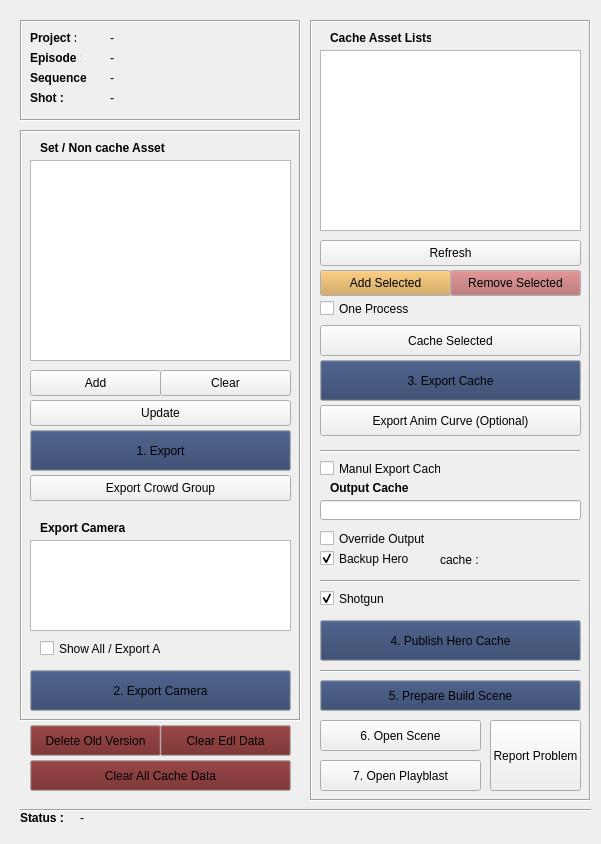
<?xml version="1.0" encoding="UTF-8"?>
<ui version="4.0">
 <class>ExportCacheWindow</class>
 <widget class="QMainWindow" name="ExportCacheWindow">
  <property name="geometry">
   <rect>
    <x>0</x>
    <y>0</y>
    <width>601</width>
    <height>844</height>
   </rect>
  </property>
  <property name="windowTitle">
   <string>PT Export Cache Tool v.1.2</string>
  </property>
  <widget class="QWidget" name="centralwidget">
   <widget class="QFrame" name="frame">
    <property name="geometry">
     <rect>
      <x>20</x>
      <y>20</y>
      <width>281</width>
      <height>101</height>
     </rect>
    </property>
    <property name="frameShape">
     <enum>QFrame::Box</enum>
    </property>
    <property name="frameShadow">
     <enum>QFrame::Sunken</enum>
    </property>
    <widget class="QLabel" name="label">
     <property name="geometry">
      <rect>
       <x>10</x>
       <y>10</y>
       <width>46</width>
       <height>16</height>
      </rect>
     </property>
     <property name="font">
      <font>
       <weight>75</weight>
       <bold>true</bold>
      </font>
     </property>
     <property name="text">
      <string>Project : </string>
     </property>
    </widget>
    <widget class="QLabel" name="label_4">
     <property name="geometry">
      <rect>
       <x>10</x>
       <y>30</y>
       <width>51</width>
       <height>16</height>
      </rect>
     </property>
     <property name="font">
      <font>
       <weight>75</weight>
       <bold>true</bold>
      </font>
     </property>
     <property name="text">
      <string>Episode : </string>
     </property>
    </widget>
    <widget class="QLabel" name="label_5">
     <property name="geometry">
      <rect>
       <x>10</x>
       <y>50</y>
       <width>61</width>
       <height>16</height>
      </rect>
     </property>
     <property name="font">
      <font>
       <weight>75</weight>
       <bold>true</bold>
      </font>
     </property>
     <property name="text">
      <string>Sequence : </string>
     </property>
    </widget>
    <widget class="QLabel" name="project_label">
     <property name="geometry">
      <rect>
       <x>90</x>
       <y>10</y>
       <width>171</width>
       <height>16</height>
      </rect>
     </property>
     <property name="text">
      <string>-</string>
     </property>
    </widget>
    <widget class="QLabel" name="label_7">
     <property name="geometry">
      <rect>
       <x>10</x>
       <y>70</y>
       <width>46</width>
       <height>16</height>
      </rect>
     </property>
     <property name="font">
      <font>
       <weight>75</weight>
       <bold>true</bold>
      </font>
     </property>
     <property name="text">
      <string>Shot : </string>
     </property>
    </widget>
    <widget class="QLabel" name="episode_label">
     <property name="geometry">
      <rect>
       <x>90</x>
       <y>30</y>
       <width>171</width>
       <height>16</height>
      </rect>
     </property>
     <property name="text">
      <string>-</string>
     </property>
    </widget>
    <widget class="QLabel" name="sequence_label">
     <property name="geometry">
      <rect>
       <x>90</x>
       <y>50</y>
       <width>141</width>
       <height>16</height>
      </rect>
     </property>
     <property name="text">
      <string>-</string>
     </property>
    </widget>
    <widget class="QLabel" name="shot_label">
     <property name="geometry">
      <rect>
       <x>90</x>
       <y>70</y>
       <width>151</width>
       <height>16</height>
      </rect>
     </property>
     <property name="text">
      <string>-</string>
     </property>
    </widget>
   </widget>
   <widget class="QFrame" name="frame_2">
    <property name="geometry">
     <rect>
      <x>310</x>
      <y>20</y>
      <width>281</width>
      <height>781</height>
     </rect>
    </property>
    <property name="frameShape">
     <enum>QFrame::Box</enum>
    </property>
    <property name="frameShadow">
     <enum>QFrame::Sunken</enum>
    </property>
    <widget class="QLabel" name="label_3">
     <property name="geometry">
      <rect>
       <x>20</x>
       <y>10</y>
       <width>101</width>
       <height>16</height>
      </rect>
     </property>
     <property name="font">
      <font>
       <weight>75</weight>
       <bold>true</bold>
      </font>
     </property>
     <property name="text">
      <string>Cache Asset Lists</string>
     </property>
    </widget>
    <widget class="QListWidget" name="asset_listWidget">
     <property name="geometry">
      <rect>
       <x>10</x>
       <y>30</y>
       <width>261</width>
       <height>181</height>
      </rect>
     </property>
     <property name="selectionMode">
      <enum>QAbstractItemView::ExtendedSelection</enum>
     </property>
    </widget>
    <widget class="QPushButton" name="cache_pushButton">
     <property name="geometry">
      <rect>
       <x>10</x>
       <y>340</y>
       <width>261</width>
       <height>41</height>
      </rect>
     </property>
     <property name="palette">
      <palette>
       <active>
        <colorrole role="Button">
         <brush brushstyle="SolidPattern">
          <color alpha="255">
           <red>40</red>
           <green>60</green>
           <blue>100</blue>
          </color>
         </brush>
        </colorrole>
       </active>
       <inactive>
        <colorrole role="Button">
         <brush brushstyle="SolidPattern">
          <color alpha="255">
           <red>40</red>
           <green>60</green>
           <blue>100</blue>
          </color>
         </brush>
        </colorrole>
       </inactive>
       <disabled>
        <colorrole role="Button">
         <brush brushstyle="SolidPattern">
          <color alpha="255">
           <red>40</red>
           <green>60</green>
           <blue>100</blue>
          </color>
         </brush>
        </colorrole>
       </disabled>
      </palette>
     </property>
     <property name="text">
      <string>3. Export Cache</string>
     </property>
    </widget>
    <widget class="QPushButton" name="cacheSelected_pushButton">
     <property name="geometry">
      <rect>
       <x>10</x>
       <y>305</y>
       <width>261</width>
       <height>31</height>
      </rect>
     </property>
     <property name="text">
      <string>Cache Selected</string>
     </property>
    </widget>
    <widget class="QPushButton" name="publishHero_pushButton">
     <property name="geometry">
      <rect>
       <x>10</x>
       <y>600</y>
       <width>261</width>
       <height>41</height>
      </rect>
     </property>
     <property name="palette">
      <palette>
       <active>
        <colorrole role="Button">
         <brush brushstyle="SolidPattern">
          <color alpha="255">
           <red>40</red>
           <green>60</green>
           <blue>100</blue>
          </color>
         </brush>
        </colorrole>
       </active>
       <inactive>
        <colorrole role="Button">
         <brush brushstyle="SolidPattern">
          <color alpha="255">
           <red>40</red>
           <green>60</green>
           <blue>100</blue>
          </color>
         </brush>
        </colorrole>
       </inactive>
       <disabled>
        <colorrole role="Button">
         <brush brushstyle="SolidPattern">
          <color alpha="255">
           <red>40</red>
           <green>60</green>
           <blue>100</blue>
          </color>
         </brush>
        </colorrole>
       </disabled>
      </palette>
     </property>
     <property name="text">
      <string>4. Publish Hero Cache</string>
     </property>
    </widget>
    <widget class="QCheckBox" name="backupHero_checkBox">
     <property name="geometry">
      <rect>
       <x>10</x>
       <y>530</y>
       <width>91</width>
       <height>17</height>
      </rect>
     </property>
     <property name="text">
      <string>Backup Hero</string>
     </property>
     <property name="checked">
      <bool>true</bool>
     </property>
    </widget>
    <widget class="QLineEdit" name="output_lineEdit">
     <property name="geometry">
      <rect>
       <x>10</x>
       <y>480</y>
       <width>261</width>
       <height>20</height>
      </rect>
     </property>
     <property name="text">
      <string/>
     </property>
    </widget>
    <widget class="QLabel" name="label_11">
     <property name="geometry">
      <rect>
       <x>20</x>
       <y>460</y>
       <width>91</width>
       <height>16</height>
      </rect>
     </property>
     <property name="font">
      <font>
       <weight>75</weight>
       <bold>true</bold>
      </font>
     </property>
     <property name="text">
      <string>Output Cache</string>
     </property>
    </widget>
    <widget class="QCheckBox" name="overrideOutput_checkBox">
     <property name="geometry">
      <rect>
       <x>10</x>
       <y>510</y>
       <width>111</width>
       <height>17</height>
      </rect>
     </property>
     <property name="text">
      <string>Override Output</string>
     </property>
    </widget>
    <widget class="QCheckBox" name="manual_checkBox">
     <property name="geometry">
      <rect>
       <x>10</x>
       <y>440</y>
       <width>121</width>
       <height>17</height>
      </rect>
     </property>
     <property name="text">
      <string>Manul Export Cache</string>
     </property>
    </widget>
    <widget class="QLabel" name="cache_label">
     <property name="geometry">
      <rect>
       <x>130</x>
       <y>530</y>
       <width>131</width>
       <height>20</height>
      </rect>
     </property>
     <property name="text">
      <string>cache : </string>
     </property>
    </widget>
    <widget class="QPushButton" name="buildScene_pushButton">
     <property name="geometry">
      <rect>
       <x>10</x>
       <y>660</y>
       <width>261</width>
       <height>31</height>
      </rect>
     </property>
     <property name="palette">
      <palette>
       <active>
        <colorrole role="Button">
         <brush brushstyle="SolidPattern">
          <color alpha="255">
           <red>40</red>
           <green>60</green>
           <blue>100</blue>
          </color>
         </brush>
        </colorrole>
       </active>
       <inactive>
        <colorrole role="Button">
         <brush brushstyle="SolidPattern">
          <color alpha="255">
           <red>40</red>
           <green>60</green>
           <blue>100</blue>
          </color>
         </brush>
        </colorrole>
       </inactive>
       <disabled>
        <colorrole role="Button">
         <brush brushstyle="SolidPattern">
          <color alpha="255">
           <red>40</red>
           <green>60</green>
           <blue>100</blue>
          </color>
         </brush>
        </colorrole>
       </disabled>
      </palette>
     </property>
     <property name="text">
      <string>5. Prepare Build Scene</string>
     </property>
    </widget>
    <widget class="QCheckBox" name="shotgun_checkBox">
     <property name="geometry">
      <rect>
       <x>10</x>
       <y>570</y>
       <width>91</width>
       <height>17</height>
      </rect>
     </property>
     <property name="text">
      <string>Shotgun</string>
     </property>
     <property name="checked">
      <bool>true</bool>
     </property>
    </widget>
    <widget class="Line" name="line">
     <property name="geometry">
      <rect>
       <x>10</x>
       <y>560</y>
       <width>260</width>
       <height>3</height>
      </rect>
     </property>
     <property name="orientation">
      <enum>Qt::Horizontal</enum>
     </property>
    </widget>
    <widget class="Line" name="line_2">
     <property name="geometry">
      <rect>
       <x>10</x>
       <y>650</y>
       <width>260</width>
       <height>3</height>
      </rect>
     </property>
     <property name="orientation">
      <enum>Qt::Horizontal</enum>
     </property>
    </widget>
    <widget class="QPushButton" name="openScene_pushButton">
     <property name="geometry">
      <rect>
       <x>10</x>
       <y>700</y>
       <width>161</width>
       <height>31</height>
      </rect>
     </property>
     <property name="text">
      <string>6. Open Scene</string>
     </property>
    </widget>
    <widget class="QCheckBox" name="oneTime_checkBox">
     <property name="geometry">
      <rect>
       <x>10</x>
       <y>280</y>
       <width>91</width>
       <height>17</height>
      </rect>
     </property>
     <property name="whatsThis">
      <string/>
     </property>
     <property name="text">
      <string>One Process</string>
     </property>
     <property name="checked">
      <bool>false</bool>
     </property>
    </widget>
    <widget class="QPushButton" name="updateCacheList_pushButton">
     <property name="geometry">
      <rect>
       <x>10</x>
       <y>220</y>
       <width>261</width>
       <height>26</height>
      </rect>
     </property>
     <property name="text">
      <string>Refresh</string>
     </property>
    </widget>
    <widget class="QPushButton" name="playblast_pushButton">
     <property name="geometry">
      <rect>
       <x>10</x>
       <y>740</y>
       <width>161</width>
       <height>31</height>
      </rect>
     </property>
     <property name="text">
      <string>7. Open Playblast</string>
     </property>
    </widget>
    <widget class="QPushButton" name="reportProblem_pushButton">
     <property name="geometry">
      <rect>
       <x>180</x>
       <y>700</y>
       <width>91</width>
       <height>71</height>
      </rect>
     </property>
     <property name="text">
      <string>Report Problem</string>
     </property>
    </widget>
    <widget class="QPushButton" name="addCache_pushButton">
     <property name="geometry">
      <rect>
       <x>10</x>
       <y>250</y>
       <width>131</width>
       <height>26</height>
      </rect>
     </property>
     <property name="palette">
      <palette>
       <active>
        <colorrole role="Button">
         <brush brushstyle="SolidPattern">
          <color alpha="255">
           <red>207</red>
           <green>158</green>
           <blue>73</blue>
          </color>
         </brush>
        </colorrole>
       </active>
       <inactive>
        <colorrole role="Button">
         <brush brushstyle="SolidPattern">
          <color alpha="255">
           <red>207</red>
           <green>158</green>
           <blue>73</blue>
          </color>
         </brush>
        </colorrole>
       </inactive>
       <disabled>
        <colorrole role="Button">
         <brush brushstyle="SolidPattern">
          <color alpha="255">
           <red>207</red>
           <green>158</green>
           <blue>73</blue>
          </color>
         </brush>
        </colorrole>
       </disabled>
      </palette>
     </property>
     <property name="text">
      <string>Add Selected</string>
     </property>
    </widget>
    <widget class="QPushButton" name="removeCache_pushButton">
     <property name="geometry">
      <rect>
       <x>140</x>
       <y>250</y>
       <width>131</width>
       <height>26</height>
      </rect>
     </property>
     <property name="palette">
      <palette>
       <active>
        <colorrole role="Button">
         <brush brushstyle="SolidPattern">
          <color alpha="255">
           <red>176</red>
           <green>97</green>
           <blue>98</blue>
          </color>
         </brush>
        </colorrole>
       </active>
       <inactive>
        <colorrole role="Button">
         <brush brushstyle="SolidPattern">
          <color alpha="255">
           <red>176</red>
           <green>97</green>
           <blue>98</blue>
          </color>
         </brush>
        </colorrole>
       </inactive>
       <disabled>
        <colorrole role="Button">
         <brush brushstyle="SolidPattern">
          <color alpha="255">
           <red>176</red>
           <green>97</green>
           <blue>98</blue>
          </color>
         </brush>
        </colorrole>
       </disabled>
      </palette>
     </property>
     <property name="text">
      <string>Remove Selected</string>
     </property>
    </widget>
    <widget class="Line" name="line_3">
     <property name="geometry">
      <rect>
       <x>10</x>
       <y>430</y>
       <width>260</width>
       <height>3</height>
      </rect>
     </property>
     <property name="orientation">
      <enum>Qt::Horizontal</enum>
     </property>
    </widget>
    <widget class="QPushButton" name="exportAnimCurve_pushButton">
     <property name="geometry">
      <rect>
       <x>10</x>
       <y>385</y>
       <width>261</width>
       <height>31</height>
      </rect>
     </property>
     <property name="text">
      <string>Export Anim Curve (Optional)</string>
     </property>
    </widget>
   </widget>
   <widget class="QLabel" name="label_6">
    <property name="geometry">
     <rect>
      <x>20</x>
      <y>810</y>
      <width>46</width>
      <height>16</height>
     </rect>
    </property>
    <property name="font">
     <font>
      <weight>75</weight>
      <bold>true</bold>
     </font>
    </property>
    <property name="text">
     <string>Status : </string>
    </property>
   </widget>
   <widget class="QLabel" name="status_label">
    <property name="geometry">
     <rect>
      <x>80</x>
      <y>810</y>
      <width>201</width>
      <height>16</height>
     </rect>
    </property>
    <property name="font">
     <font>
      <weight>50</weight>
      <bold>false</bold>
     </font>
    </property>
    <property name="text">
     <string>-</string>
    </property>
   </widget>
   <widget class="QFrame" name="frame_3">
    <property name="geometry">
     <rect>
      <x>20</x>
      <y>130</y>
      <width>281</width>
      <height>591</height>
     </rect>
    </property>
    <property name="frameShape">
     <enum>QFrame::Box</enum>
    </property>
    <property name="frameShadow">
     <enum>QFrame::Sunken</enum>
    </property>
    <widget class="QLabel" name="label_8">
     <property name="geometry">
      <rect>
       <x>20</x>
       <y>10</y>
       <width>131</width>
       <height>16</height>
      </rect>
     </property>
     <property name="font">
      <font>
       <weight>75</weight>
       <bold>true</bold>
      </font>
     </property>
     <property name="text">
      <string>Set / Non cache Asset</string>
     </property>
    </widget>
    <widget class="QListWidget" name="set_listWidget">
     <property name="geometry">
      <rect>
       <x>10</x>
       <y>30</y>
       <width>261</width>
       <height>201</height>
      </rect>
     </property>
     <property name="selectionMode">
      <enum>QAbstractItemView::MultiSelection</enum>
     </property>
    </widget>
    <widget class="QPushButton" name="exportSet_pushButton">
     <property name="geometry">
      <rect>
       <x>10</x>
       <y>300</y>
       <width>261</width>
       <height>41</height>
      </rect>
     </property>
     <property name="palette">
      <palette>
       <active>
        <colorrole role="Button">
         <brush brushstyle="SolidPattern">
          <color alpha="255">
           <red>40</red>
           <green>60</green>
           <blue>100</blue>
          </color>
         </brush>
        </colorrole>
       </active>
       <inactive>
        <colorrole role="Button">
         <brush brushstyle="SolidPattern">
          <color alpha="255">
           <red>40</red>
           <green>60</green>
           <blue>100</blue>
          </color>
         </brush>
        </colorrole>
       </inactive>
       <disabled>
        <colorrole role="Button">
         <brush brushstyle="SolidPattern">
          <color alpha="255">
           <red>40</red>
           <green>60</green>
           <blue>100</blue>
          </color>
         </brush>
        </colorrole>
       </disabled>
      </palette>
     </property>
     <property name="text">
      <string>1. Export</string>
     </property>
     <property name="flat">
      <bool>false</bool>
     </property>
    </widget>
    <widget class="QPushButton" name="updateSet_pushButton">
     <property name="geometry">
      <rect>
       <x>10</x>
       <y>270</y>
       <width>261</width>
       <height>26</height>
      </rect>
     </property>
     <property name="text">
      <string>Update</string>
     </property>
    </widget>
    <widget class="QListWidget" name="camera_listWidget">
     <property name="geometry">
      <rect>
       <x>10</x>
       <y>410</y>
       <width>261</width>
       <height>91</height>
      </rect>
     </property>
     <property name="selectionMode">
      <enum>QAbstractItemView::MultiSelection</enum>
     </property>
    </widget>
    <widget class="QPushButton" name="exportCamera_pushButton">
     <property name="geometry">
      <rect>
       <x>10</x>
       <y>540</y>
       <width>261</width>
       <height>41</height>
      </rect>
     </property>
     <property name="palette">
      <palette>
       <active>
        <colorrole role="Button">
         <brush brushstyle="SolidPattern">
          <color alpha="255">
           <red>40</red>
           <green>60</green>
           <blue>100</blue>
          </color>
         </brush>
        </colorrole>
       </active>
       <inactive>
        <colorrole role="Button">
         <brush brushstyle="SolidPattern">
          <color alpha="255">
           <red>40</red>
           <green>60</green>
           <blue>100</blue>
          </color>
         </brush>
        </colorrole>
       </inactive>
       <disabled>
        <colorrole role="Button">
         <brush brushstyle="SolidPattern">
          <color alpha="255">
           <red>40</red>
           <green>60</green>
           <blue>100</blue>
          </color>
         </brush>
        </colorrole>
       </disabled>
      </palette>
     </property>
     <property name="text">
      <string>2. Export Camera</string>
     </property>
    </widget>
    <widget class="QLabel" name="label_9">
     <property name="geometry">
      <rect>
       <x>20</x>
       <y>390</y>
       <width>101</width>
       <height>16</height>
      </rect>
     </property>
     <property name="font">
      <font>
       <weight>75</weight>
       <bold>true</bold>
      </font>
     </property>
     <property name="text">
      <string>Export Camera</string>
     </property>
    </widget>
    <widget class="QCheckBox" name="all_checkBox">
     <property name="geometry">
      <rect>
       <x>20</x>
       <y>510</y>
       <width>121</width>
       <height>17</height>
      </rect>
     </property>
     <property name="text">
      <string>Show All / Export All</string>
     </property>
     <property name="checked">
      <bool>false</bool>
     </property>
    </widget>
    <widget class="QPushButton" name="add_pushButton">
     <property name="geometry">
      <rect>
       <x>10</x>
       <y>240</y>
       <width>131</width>
       <height>26</height>
      </rect>
     </property>
     <property name="text">
      <string>Add</string>
     </property>
    </widget>
    <widget class="QPushButton" name="remove_pushButton">
     <property name="geometry">
      <rect>
       <x>140</x>
       <y>240</y>
       <width>131</width>
       <height>26</height>
      </rect>
     </property>
     <property name="text">
      <string>Clear</string>
     </property>
    </widget>
    <widget class="QPushButton" name="exportAsset_pushButton">
     <property name="geometry">
      <rect>
       <x>10</x>
       <y>345</y>
       <width>261</width>
       <height>26</height>
      </rect>
     </property>
     <property name="text">
      <string>Export Crowd Group</string>
     </property>
    </widget>
   </widget>
   <widget class="QPushButton" name="clearEdlData_pushButton">
    <property name="geometry">
     <rect>
      <x>160</x>
      <y>725</y>
      <width>131</width>
      <height>31</height>
     </rect>
    </property>
    <property name="palette">
     <palette>
      <active>
       <colorrole role="Button">
        <brush brushstyle="SolidPattern">
         <color alpha="255">
          <red>108</red>
          <green>29</green>
          <blue>29</blue>
         </color>
        </brush>
       </colorrole>
      </active>
      <inactive>
       <colorrole role="Button">
        <brush brushstyle="SolidPattern">
         <color alpha="255">
          <red>108</red>
          <green>29</green>
          <blue>29</blue>
         </color>
        </brush>
       </colorrole>
      </inactive>
      <disabled>
       <colorrole role="Button">
        <brush brushstyle="SolidPattern">
         <color alpha="255">
          <red>108</red>
          <green>29</green>
          <blue>29</blue>
         </color>
        </brush>
       </colorrole>
      </disabled>
     </palette>
    </property>
    <property name="text">
     <string>Clear Edl Data</string>
    </property>
   </widget>
   <widget class="QPushButton" name="clearAllCacheData_pushButton">
    <property name="geometry">
     <rect>
      <x>30</x>
      <y>760</y>
      <width>261</width>
      <height>31</height>
     </rect>
    </property>
    <property name="palette">
     <palette>
      <active>
       <colorrole role="Button">
        <brush brushstyle="SolidPattern">
         <color alpha="255">
          <red>108</red>
          <green>29</green>
          <blue>29</blue>
         </color>
        </brush>
       </colorrole>
      </active>
      <inactive>
       <colorrole role="Button">
        <brush brushstyle="SolidPattern">
         <color alpha="255">
          <red>108</red>
          <green>29</green>
          <blue>29</blue>
         </color>
        </brush>
       </colorrole>
      </inactive>
      <disabled>
       <colorrole role="Button">
        <brush brushstyle="SolidPattern">
         <color alpha="255">
          <red>108</red>
          <green>29</green>
          <blue>29</blue>
         </color>
        </brush>
       </colorrole>
      </disabled>
     </palette>
    </property>
    <property name="text">
     <string>Clear All Cache Data</string>
    </property>
   </widget>
   <widget class="Line" name="line_4">
    <property name="geometry">
     <rect>
      <x>20</x>
      <y>800</y>
      <width>571</width>
      <height>20</height>
     </rect>
    </property>
    <property name="orientation">
     <enum>Qt::Horizontal</enum>
    </property>
   </widget>
   <widget class="QPushButton" name="deleteOldVersion_pushButton">
    <property name="geometry">
     <rect>
      <x>30</x>
      <y>725</y>
      <width>131</width>
      <height>31</height>
     </rect>
    </property>
    <property name="palette">
     <palette>
      <active>
       <colorrole role="Button">
        <brush brushstyle="SolidPattern">
         <color alpha="255">
          <red>108</red>
          <green>29</green>
          <blue>29</blue>
         </color>
        </brush>
       </colorrole>
      </active>
      <inactive>
       <colorrole role="Button">
        <brush brushstyle="SolidPattern">
         <color alpha="255">
          <red>108</red>
          <green>29</green>
          <blue>29</blue>
         </color>
        </brush>
       </colorrole>
      </inactive>
      <disabled>
       <colorrole role="Button">
        <brush brushstyle="SolidPattern">
         <color alpha="255">
          <red>108</red>
          <green>29</green>
          <blue>29</blue>
         </color>
        </brush>
       </colorrole>
      </disabled>
     </palette>
    </property>
    <property name="text">
     <string>Delete Old Version</string>
    </property>
   </widget>
  </widget>
 </widget>
 <resources/>
 <connections/>
</ui>
